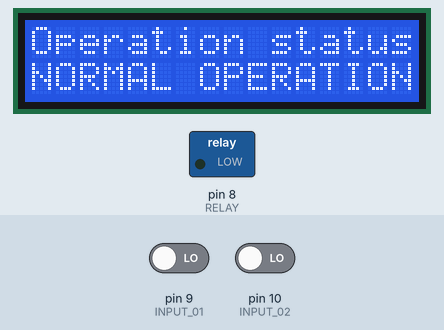
Simulated run of this sketch. Board: Arduino Uno, built with avr-gcc and run on an emulated ATmega328P. Shown: 16×2 character LCD, switched loads named in the sketch (green lamp = pin HIGH). The test bench sets the inputs (shaded band); at power-on: pin 9 (INPUT_01) LOW, pin 10 (INPUT_02) LOW. What the sketch prints to the serial monitor is not drawn.

Above: at 1.8 s.
1.9 s: pin 9 (INPUT_01) driven HIGH
At 4.7 s:
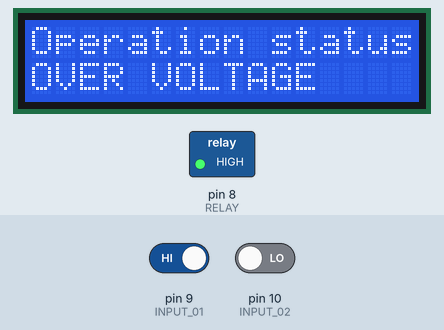
5.9 s: pin 9 (INPUT_01) driven LOW
At 8.4 s:
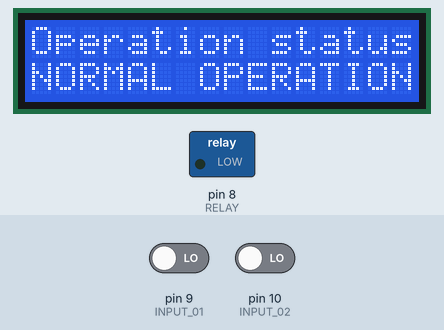
9.9 s: pin 10 (INPUT_02) driven HIGH
At 14.4 s:
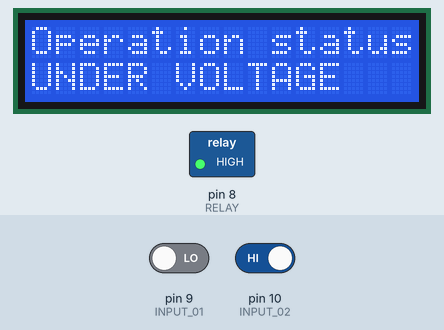
15.2 s: pin 10 (INPUT_02) driven LOW
At 18.0 s:
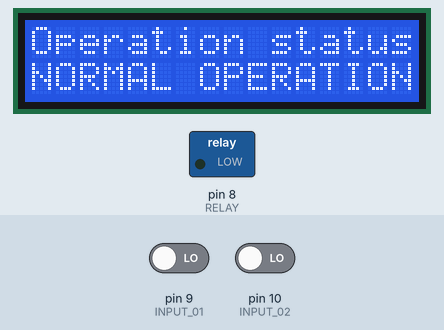
23.1 s: pin 9 (INPUT_01) driven HIGH and pin 10 (INPUT_02) driven HIGH
At 27.3 s:
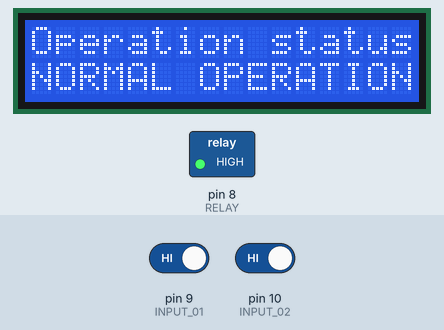
27.6 s: pin 9 (INPUT_01) driven LOW
At 30.0 s:
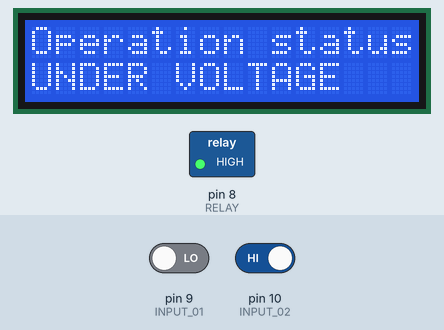
Timing chart, 0 to 31.5 s (numbered marks = the images above; inputs shaded):
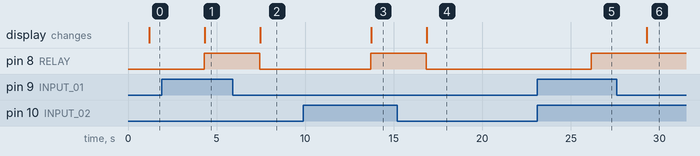

The sketch:

code.ino
```cpp
#include <Wire.h>
#include <LiquidCrystal_I2C.h>

LiquidCrystal_I2C lcd(0x27, 16, 2);
int INPUT_01 = 9;
int INPUT_02 = 10;
int RELAY = 8;

int State1 = 0;
int State2 = 0;
void setup()
{
  Serial.begin(9600);
  lcd.init();
  lcd.backlight();
  lcd.clear();

  pinMode(RELAY, OUTPUT);
  pinMode(INPUT_01, INPUT);
  pinMode(INPUT_02, INPUT);

}

void loop()
{
  State1 = digitalRead(INPUT_01);
  State2 = digitalRead(INPUT_02);
  Serial.print(State1);
  Serial.print("  |   ");
  Serial.println(State2);
  delay(1000);
  if ((State1  == 1) && (State2  == 0)) { //check if the over voltage pin is high and the other is low

    delay(100); //delay for 0.1 sec to see if the fault is still happening
    if ((State1  == 1) && (State2  == 0)) { //check for the fault again

      digitalWrite(RELAY, HIGH);  //activate the output and drive the relay

      lcd.clear();
      lcd.setCursor(0, 0);
      lcd.print("Operation status");
      lcd.setCursor(0, 1);
      lcd.print("OVER VOLTAGE ");
      delay(2000);
    }
  } else if ((State1  == 0) && (State2  == 1)) {//check if under voltage pin is high and the other is low

    delay(100); //delay for 0.1 sec to see if the fault is still happening
    if ((State1  == 0) && (State2  == 1)) { //check for the fault again

      digitalWrite(RELAY, HIGH);  //activate the output and drive the relay

      lcd.clear();
      lcd.setCursor(0, 0);
      lcd.print("Operation status");
      lcd.setCursor(0, 1);
      lcd.print("UNDER VOLTAGE ");
      delay(2000);


    }
  } else if ((State1  == 0) && (State2  == 0)) { //chck if there is no under voltage or over voltage

    delay(100); //delay for 0.1 sec to see if the fault is still happening
    if ((State1  == 0) && (State2  == 0)) { //check for the fault again

      digitalWrite(RELAY, LOW);  //output off andrelay is off

      lcd.clear();
      lcd.setCursor(0, 0);
      lcd.print("Operation status");
      lcd.setCursor(0, 1);
      lcd.print("NORMAL OPERATION ");
      delay(2000);

    }
  } else {
    digitalWrite(RELAY, HIGH);  //relay is off
  }

}
```

Measured:
- after the input at 1.9 s, pin 8 (RELAY): LOW → HIGH after 2.4 s; the display: changes after 2.4 s (image 1)
- after the input at 5.9 s, pin 8 (RELAY): HIGH → LOW after 1.5 s; the display: changes after 1.6 s (image 2)
- after the input at 9.9 s, pin 8 (RELAY): LOW → HIGH after 3.8 s; the display: changes after 3.8 s (image 3)
- after the input at 15.2 s, pin 8 (RELAY): HIGH → LOW after 1.6 s; the display: changes after 1.7 s (image 4)
- after the input at 23.1 s, pin 8 (RELAY): LOW → HIGH after 3.0 s
- after the input at 27.6 s, the display: changes after 1.7 s (image 6)
